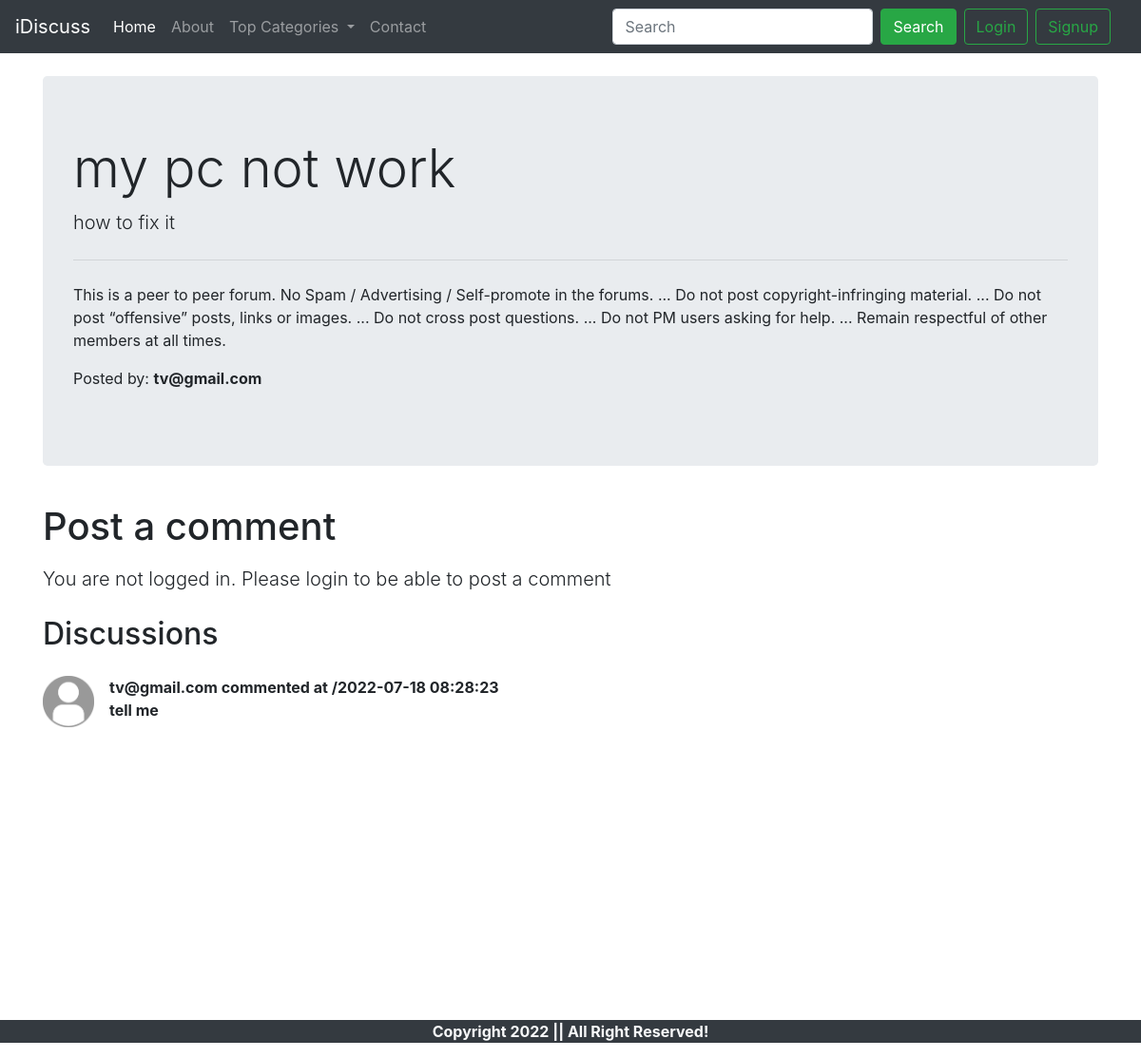
Screenshot of /thread.php?threadid=12 with the database file from the repository.
### tables this page shows
CREATE TABLE `threads` (
  `thread_id` int(7) NOT NULL,
  `thread_title` varchar(255) NOT NULL,
  `thread_desc` text NOT NULL,
  `thread_cat_id` int(7) NOT NULL,
  `thread_user_id` int(7) NOT NULL,
  `timestamp` datetime NOT NULL
);

CREATE TABLE `users` (
  `sno` int(11) NOT NULL,
  `user_email` varchar(30) NOT NULL,
  `user_pass` varchar(255) NOT NULL,
  `timestamp` datetime NOT NULL DEFAULT current_timestamp()
);

CREATE TABLE `comments` (
  `comment_id` int(7) NOT NULL,
  `comment_content` text NOT NULL,
  `thread_id` int(11) NOT NULL,
  `comment_by` int(11) NOT NULL,
  `comment_time` datetime NOT NULL
);

### thread.php (the view, shortened to what this page needs)
<!doctype html>
<html lang="en">
  <head>
    <link rel="stylesheet" href="https://cdn.jsdelivr.net/npm/bootstrap@4.6.1/dist/css/bootstrap.min.css">
  </head>
  <body>
  <?php include 'partials/header.php';?>
  <?php include 'partials/dbconnect.php';?>
  <?php
  $id = $_GET['threadid'];
  $sql=  "SELECT * FROM `threads` WHERE thread_id=$id";
  $result = mysqli_query($data , $sql);
  while($row = mysqli_fetch_assoc($result)){
    $title = $row['thread_title'];
    $desc = $row['thread_desc'];
    $thread_user_id = $row['thread_user_id'];
    $sql2 = "SELECT user_email FROM `users` WHERE sno='$thread_user_id'";
    $result2 = mysqli_query($data, $sql2);
    $row2 = mysqli_fetch_assoc($result2);
    $posted_by = $row2['user_email'];
    }
  ?>
<div class="container my-4"  >
<div class="jumbotron">
  <h1 class="display-4"><?php echo $title ?></h1>
  <p class="lead"><?php echo $desc ?></p>
  <hr class="my-4">
  <p>This is a peer to peer forum. No Spam / Advertising / Self-promote in the forums. ...
Do not post copyright-infringing material. ...
Do not post “offensive” posts, links or images. ...
Do not cross post questions. ...
Do not PM users asking for help. ...
Remain respectful of other members at all times.
  </p>
<p>Posted by: <b><?php echo $posted_by; ?></p>
</div>
</div>
<?php
  if(isset($_SESSION['loggedin']) && $_SESSION['loggedin']==true){
 echo '
<div class="container" id="ques">
  <h2 class="py-2">Post a comment</h2>
<form action= "'.$_SERVER['REQUEST_URI'].'"  method="post" >
  <div class="form-group">
    <label for="exampleFormControlTextarea1">Type your Comment</label>
    <textarea class="form-control" id="comment" name="comment" rows="3"></textarea>
    <input type="hidden" name="sno" value="'. $_SESSION["sno"]. '">
    </div>
  <button type="submit" class="btn btn-success">Post Comment</button>
</form>
</div>';
  }
  else{
    echo '
    <div class="container">
    <h1 class="py-2">Post a comment</h1>
       <p class="lead">You are not logged in. Please login to be able to post a comment</p>
    </div>
    ';
  }
?>
<div class="container" id="ques">
    <h2 class="py-2">Discussions</h2>
    <?php
  $id = $_GET['threadid'];
  $sql=  "SELECT * FROM `comments` WHERE thread_id=$id";
  $result = mysqli_query($data , $sql);
  while($row = mysqli_fetch_assoc($result)){
    $content = $row['comment_content'];
    $comment_time = $row['comment_time'];
    $thread_user_id = $row['comment_by'];
    $sql2 = "SELECT user_email FROM `users` WHERE sno='$thread_user_id'";
    $result2 = mysqli_query($data, $sql2);
    $row2 = mysqli_fetch_assoc($result2);
    echo '  <div class="media my-3">
            <img src="img/users.png" width="54px" class="mr-3" alt="">
            <div class="media-body">
            <p class="font-weight-bold my-0">'. $row2['user_email'] . ' commented at /' .$comment_time . '</p>
                ' . $content . '
        </div>
        </div> ';
  }
    ?>
</div>
    <?php include 'partials/footer.php';  ?>
</body>
</html>

### thread.php (style rules this page uses)
#ques { min-height: 433px; }

### rows the page displays
threads: thread_title "my pc not work", thread_desc "how to fix it"
users: user_email "tv@gmail.com"
comments: users.user_email "tv@gmail.com", comment_time "2022-07-18 08:28:23", comment_content "tell me"
